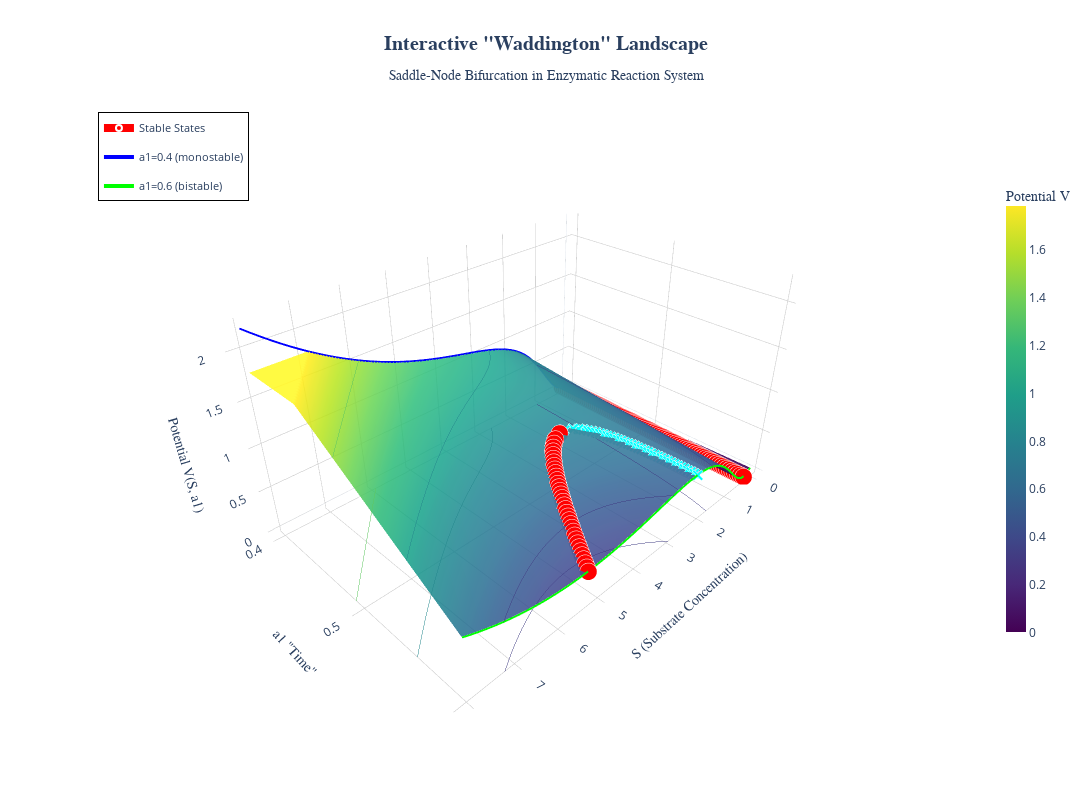

The cell this chart's notebook holds for it:
### Code cell
import numpy as np
import plotly.graph_objects as go
from scipy.optimize import fsolve
from scipy.integrate import cumulative_trapezoid

def dS_dt(S, a1, b1, k_max, K_m, n, m):
    """First equation only - S dynamics independent of P"""
    enzymatic_rate = (k_max * S**n) / (K_m**m + S**m)
    return a1 - b1 * S - enzymatic_rate

def find_steady_states_1D(a1, b1, k_max, K_m, n, m):
    """Find steady states for S equation"""
    steady_states = []
    for S_guess in np.linspace(0.1, 15, 50):
        try:
            sol = fsolve(lambda S: dS_dt(S, a1, b1, k_max, K_m, n, m), 
                        S_guess, full_output=True)
            if sol[2] == 1:
                S_star = sol[0][0]
                if S_star > 0:
                    residual = abs(dS_dt(S_star, a1, b1, k_max, K_m, n, m))
                    if residual < 1e-8:
                        is_new = True
                        for existing in steady_states:
                            if abs(S_star - existing) < 1e-4:
                                is_new = False
                                break
                        if is_new:
                            steady_states.append(S_star)
        except:
            pass
    
    return sorted(steady_states)

def check_stability_1D(S_star, a1, b1, k_max, K_m, n, m, epsilon=1e-6):
    """Check stability by examining derivative of dS/dt at steady state"""
    f_plus = dS_dt(S_star + epsilon, a1, b1, k_max, K_m, n, m)
    f_minus = dS_dt(S_star - epsilon, a1, b1, k_max, K_m, n, m)
    derivative = (f_plus - f_minus) / (2 * epsilon)
    is_stable = derivative < 0
    return is_stable, derivative

def compute_potential_1D(a1, b1, k_max, K_m, n, m, S_range=(0.1, 10), resolution=1000):
    """Compute 1D potential V(S) such that dS/dt = -dV/dS"""
    S_array = np.linspace(S_range[0], S_range[1], resolution)
    dS_dt_array = np.array([dS_dt(S, a1, b1, k_max, K_m, n, m) for S in S_array])
    potential = cumulative_trapezoid(-dS_dt_array, S_array, initial=0)
    potential = potential - np.min(potential)
    return S_array, potential, dS_dt_array

def separate_branches(S_vals, a1_vals, V_vals, stability_vals, threshold=0.5):
    """Separate steady state trajectories into continuous branches"""
    branches = []
    current_branch = {'S': [], 'a1': [], 'V': [], 'stable': None}
    
    for i in range(len(S_vals)):
        if i == 0:
            current_branch['S'].append(S_vals[i])
            current_branch['a1'].append(a1_vals[i])
            current_branch['V'].append(V_vals[i])
            current_branch['stable'] = stability_vals[i]
        else:
            # Check if this point is continuous with the current branch
            if (abs(S_vals[i] - S_vals[i-1]) < threshold and 
                stability_vals[i] == current_branch['stable']):
                current_branch['S'].append(S_vals[i])
                current_branch['a1'].append(a1_vals[i])
                current_branch['V'].append(V_vals[i])
            else:
                # Start a new branch
                if len(current_branch['S']) > 0:
                    branches.append(current_branch)
                current_branch = {
                    'S': [S_vals[i]], 
                    'a1': [a1_vals[i]], 
                    'V': [V_vals[i]], 
                    'stable': stability_vals[i]
                }
    
    # Don't forget the last branch
    if len(current_branch['S']) > 0:
        branches.append(current_branch)
    
    return branches

def create_interactive_waddington_landscape():
    """Create an interactive 3D Waddington landscape using Plotly"""
    # Parameters
    b1 = 0.1
    k_max, K_m = 2, 1
    n, m = 1, 3
    
    # Create arrays with high resolution
    a1_array = np.linspace(0.4, 0.6, 80)
    S_range = (0.05, 8)  # FIXED: Start from much lower value to see low steady state
    S_resolution = 500
    
    # Initialize potential matrix
    S_array = np.linspace(S_range[0], S_range[1], S_resolution)
    potential_matrix = np.zeros((len(a1_array), S_resolution))
    
    # Store steady states
    all_steady_states = []
    all_a1_for_states = []
    all_stability = []
    all_V_for_states = []
    
    print("Computing interactive Waddington landscape...")
    for i, a1 in enumerate(a1_array):
        _, potential, _ = compute_potential_1D(a1, b1, k_max, K_m, n, m, 
                                               S_range, S_resolution)
        potential_matrix[i, :] = potential
        
        steady_states = find_steady_states_1D(a1, b1, k_max, K_m, n, m)
        for S_star in steady_states:
            is_stable, _ = check_stability_1D(S_star, a1, b1, k_max, K_m, n, m)
            V_star = np.interp(S_star, S_array, potential)
            all_steady_states.append(S_star)
            all_a1_for_states.append(a1)
            all_stability.append(is_stable)
            all_V_for_states.append(V_star)
    
    # Create meshgrid
    S_mesh, a1_mesh = np.meshgrid(S_array, a1_array)
    
    # Cap the potential for better visualization
    V_plot = potential_matrix.copy()
    V_max = np.percentile(V_plot, 98)
    V_plot = np.clip(V_plot, 0, V_max)
    
    # FIXED: Separate branches to avoid connecting discontinuous points
    branches = separate_branches(
        all_steady_states, 
        all_a1_for_states, 
        all_V_for_states, 
        all_stability,
        threshold=0.5  # Adjust this if needed
    )
    
    # Create the figure
    fig = go.Figure()
    
    # Add the main surface
    fig.add_trace(go.Surface(
        x=S_mesh,
        y=a1_mesh,
        z=V_plot,
        colorscale='Viridis',
        opacity=0.95,
        name='Potential Landscape',
        colorbar=dict(
            title=dict(
                text='Potential V',
                font=dict(size=14, family='Arial, sans-serif')
            ),
            tickfont=dict(size=12),
            len=0.75,
            thickness=20
        ),
        contours=dict(
            z=dict(
                show=True,
                usecolormap=True,
                highlightcolor="white",
                project=dict(z=True)
            )
        ),
        hovertemplate='<b>S</b>: %{x:.3f}<br><b>a1</b>: %{y:.3f}<br><b>V</b>: %{z:.3f}<extra></extra>'
    ))
    
    # FIXED: Add each branch separately as lines+markers
    for i, branch in enumerate(branches):
        if branch['stable']:
            fig.add_trace(go.Scatter3d(
                x=branch['S'],
                y=branch['a1'],
                z=branch['V'],
                mode='lines+markers',
                name=f'Stable Branch {i+1}' if i > 0 else 'Stable States',
                line=dict(color='red', width=8),
                marker=dict(
                    size=6,
                    color='red',
                    symbol='circle',
                    line=dict(color='white', width=2)
                ),
                showlegend=(i == 0),  # Only show legend for first stable branch
                legendgroup='stable',
                hovertemplate='<b>Stable State</b><br>S: %{x:.4f}<br>a1: %{y:.4f}<br>V: %{z:.4f}<extra></extra>'
            ))
        else:
            fig.add_trace(go.Scatter3d(
                x=branch['S'],
                y=branch['a1'],
                z=branch['V'],
                mode='lines+markers',
                name=f'Unstable Branch {i+1}' if i > 0 else 'Unstable States',
                line=dict(color='cyan', width=8, dash='dash'),
                marker=dict(
                    size=4,
                    color='cyan',
                    symbol='x',
                    line=dict(color='white', width=2)
                ),
                showlegend=(i == 0),  # Only show legend for first unstable branch
                legendgroup='unstable',
                hovertemplate='<b>Unstable State</b><br>S: %{x:.4f}<br>a1: %{y:.4f}<br>V: %{z:.4f}<extra></extra>'
            ))
    
    # Add reference planes
    idx_04 = np.argmin(np.abs(a1_array - 0.4))
    S_plane = np.linspace(S_range[0], S_range[1], 50)
    a1_plane_04 = np.full_like(S_plane, 0.4)
    V_plane_04 = np.interp(S_plane, S_array, potential_matrix[idx_04, :])
    
    fig.add_trace(go.Scatter3d(
        x=S_plane,
        y=a1_plane_04,
        z=V_plane_04,
        mode='lines',
        name='a1=0.4 (monostable)',
        line=dict(color='blue', width=4),
        hovertemplate='<b>a1=0.4</b><br>S: %{x:.3f}<br>V: %{z:.3f}<extra></extra>'
    ))
    
    idx_06 = np.argmin(np.abs(a1_array - 0.6))
    a1_plane_06 = np.full_like(S_plane, 0.6)
    V_plane_06 = np.interp(S_plane, S_array, potential_matrix[idx_06, :])
    
    fig.add_trace(go.Scatter3d(
        x=S_plane,
        y=a1_plane_06,
        z=V_plane_06,
        mode='lines',
        name='a1=0.6 (bistable)',
        line=dict(color='lime', width=4),
        hovertemplate='<b>a1=0.6</b><br>S: %{x:.3f}<br>V: %{z:.3f}<extra></extra>'
    ))
    
    # Update layout
    fig.update_layout(
        title=dict(
            text='<b>Interactive "Waddington" Landscape</b><br>' +
                 '<sub>Saddle-Node Bifurcation in Enzymatic Reaction System</sub>',
            x=0.5,
            xanchor='center',
            font=dict(size=20, family='Arial, sans-serif')
        ),
        scene=dict(
            xaxis=dict(
                title=dict(text='S (Substrate Concentration)', 
                          font=dict(size=14, family='Arial, sans-serif')),
                gridcolor='lightgray',
                showbackground=True,
                backgroundcolor='rgba(230, 230, 230, 0.5)'
            ),
            yaxis=dict(
                title=dict(text='a1 "Time"', 
                          font=dict(size=14, family='Arial, sans-serif')),
                gridcolor='lightgray',
                showbackground=True,
                backgroundcolor='rgba(230, 230, 230, 0.5)'
            ),
            zaxis=dict(
                title=dict(text='Potential V(S, a1)', 
                          font=dict(size=14, family='Arial, sans-serif')),
                gridcolor='lightgray',
                showbackground=True,
                backgroundcolor='rgba(230, 230, 230, 0.5)'
            ),
            camera=dict(
                eye=dict(x=1.5, y=1.5, z=1.3),
                center=dict(x=0, y=0, z=0)
            ),
            aspectmode='manual',
            aspectratio=dict(x=1.5, y=1, z=0.8)
        ),
        width=1200,
        height=800,
        showlegend=True,
        legend=dict(
            x=0.02,
            y=0.98,
            bgcolor='rgba(255, 255, 255, 0.8)',
            bordercolor='black',
            borderwidth=1,
            font=dict(size=11)
        ),
        hovermode='closest',
        template='plotly_white'
    )
    
    # Save to HTML
    html_file = 'waddington_landscape_interactive.html'
    fig.write_html(html_file)
    print(f"\n✓ Interactive plot saved to: {html_file}")
    
    # Show the plot
    fig.show()
    
    return fig

# Run the interactive Plotly analysis
print("="*60)
print("INTERACTIVE 'WADDINGTON' LANDSCAPE")
print("="*60)
fig1 = create_interactive_waddington_landscape()
print("\n" + "="*60)
print("EXPORT OPTIONS:")
print("="*60)
print("1. Open 'waddington_landscape_interactive.html' in your browser")
print("2. Interactive controls:")
print("   - Rotate: Click and drag")
print("   - Zoom: Scroll or pinch")
print("   - Pan: Right-click and drag")
print("   - Reset view: Double-click")
print("3. Download static PNG using camera icon in toolbar")
print("4. HTML file is self-contained and shareable!")
print("="*60)
